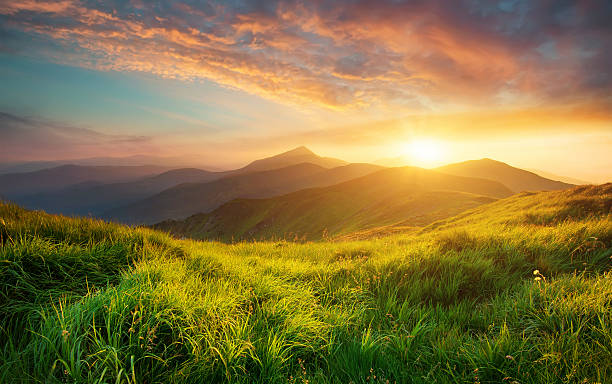
#> input picture XYW-Net/test_image.jpg, 612 x 384 px, given in place of test_image.png, which was not available
$ jupyter execute --allow-errors Edge_Detection_Benchmark.ipynb   (older library calls are emulated)   (text cells are left out)
#> lines starting #> are read from the running program, lines starting #| are printed output that depends on the picture; pictures that were not available may be replaced by others from this repository, and a replacement may not be noted
[cell 1]
import subprocess, sys
import torch
import torch
import time

# Test PyTorch GPU availability and minimal training

print(f"PyTorch version: {torch.__version__}")

#> (the rest of this cell did not finish here and is left out)

[cell 2]
# Install required packages
import subprocess
import sys

packages = [
    'opencv-python',
    'opencv-contrib-python',
    'numpy',
    'matplotlib',
    'scikit-image',
    'pillow',
    'scipy',
    'pandas',
    'seaborn',
]

for package in packages:
    try:
        __import__(package.replace('-', '_'))
        print(f"✓ {package} already installed")
    except ImportError:
        print(f"Installing {package}...")
        subprocess.check_call([sys.executable, "-m", "pip", "install", "-q", package])
        print(f"✓ {package} installed")

print("\n✓ All dependencies installed successfully!")

[cell 3]
# Import all necessary libraries
import cv2
import numpy as np
import matplotlib.pyplot as plt
import matplotlib.patches as mpatches
from matplotlib.gridspec import GridSpec
from skimage import io, color
from scipy import ndimage
from scipy.ndimage import gaussian_filter
import pandas as pd
import seaborn as sns
from collections import defaultdict
import warnings
import urllib.request
import os

warnings.filterwarnings('ignore')

# Configure matplotlib
plt.rcParams['figure.figsize'] = (20, 12)
plt.rcParams['font.size'] = 10
plt.rcParams['axes.labelsize'] = 9
plt.rcParams['xtick.labelsize'] = 8
plt.rcParams['ytick.labelsize'] = 8

print("✓ All imports successful!")

[cell 4]
def download_image():
    """Download Lena image or fallback to another standard image"""
    try:
        # Try downloading classic Lena image
        url = 'https://upload.wikimedia.org/wikipedia/en/7/7d/Lenna_%28test_image%29.png'
        img_path = 'test_image.png'

        print("Downloading test image...")
        urllib.request.urlretrieve(url, img_path)
#> (this line was passed over: the network is not available in this run)
        img = cv2.imread(img_path)
#> img is the input picture: shape (384, 612, 3); mean B, G, R 66.6, 117.5, 134.5

        if img is None:
            raise Exception("Failed to read downloaded image")

        print(f"✓ Image downloaded successfully: {img.shape}")
#| ✓ Image downloaded successfully: (384, 612, 3)
        return img
    except Exception as e:
        print(f"Warning: {e}. Using synthetic image instead...")
        # Create a high-quality synthetic image with various features
        size = 512
        img = np.zeros((size, size, 3), dtype=np.uint8)

        # Add geometric shapes with various textures
        cv2.rectangle(img, (50, 50), (200, 200), (255, 100, 0), 3)
        cv2.circle(img, (350, 100), 80, (0, 255, 0), 3)
        cv2.line(img, (100, 350), (450, 350), (0, 0, 255), 5)

        # Add text
        cv2.putText(img, 'EDGE TEST', (150, 450), cv2.FONT_HERSHEY_SIMPLEX, 1.5, (255, 255, 255), 2)

        # Add checkerboard pattern
        for i in range(0, 150, 20):
            for j in range(200, 350, 20):
                if (i // 20 + j // 20) % 2 == 0:
                    cv2.rectangle(img, (i, j), (i+20, j+20), (128, 128, 128), -1)

        print(f"✓ Synthetic image created: {img.shape}")
        return img

# Download and preprocess image
img_bgr = download_image()
img_rgb = cv2.cvtColor(img_bgr, cv2.COLOR_BGR2RGB)
img_gray = cv2.cvtColor(img_bgr, cv2.COLOR_BGR2GRAY)
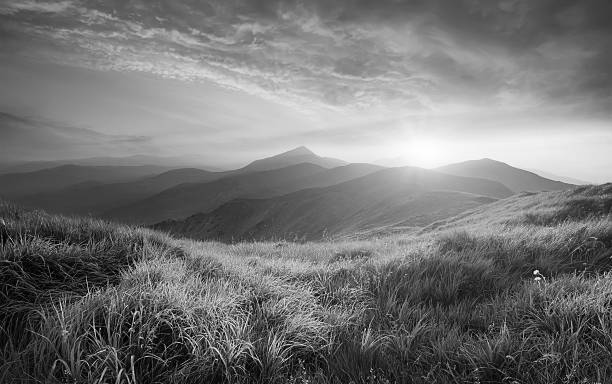
#> img_gray: shape (384, 612); min 0, max 254, mean 116.8

# Normalize to [0, 1] for processing
img_gray_normalized = img_gray.astype(np.float32) / 255.0

print(f"\nImage Statistics:")
print(f"  Shape: {img_gray.shape}")
#|   Shape: (384, 612)
print(f"  Dtype: {img_gray.dtype}")
#|   Dtype: uint8
print(f"  Range: [{img_gray.min()}, {img_gray.max()}]")
#|   Range: [0, 254]
print(f"  Mean: {img_gray.mean():.2f}, Std: {img_gray.std():.2f}")
#|   Mean: 116.77, Std: 57.20

# Display original image
fig, ax = plt.subplots(1, 1, figsize=(10, 10))
ax.imshow(img_rgb)
ax.set_title('Original Image', fontsize=14, fontweight='bold')
ax.axis('off')
plt.tight_layout()
plt.show()

print("✓ Image loaded and preprocessed successfully!")

[cell 5]
def canny_detector(img, threshold1=50, threshold2=150):
    """Canny edge detection"""
#> called with threshold1 = 50, threshold2 = 150
    return cv2.Canny(img, threshold1, threshold2)
#> returned value: shape (384, 612); 17.2% white in thin lines or dots

def sobel_detector(img, ksize=3):
    """Sobel edge detection (combined X and Y)"""
#> called with ksize = 3
    sobelx = cv2.Sobel(img, cv2.CV_64F, 1, 0, ksize=ksize)
    sobely = cv2.Sobel(img, cv2.CV_64F, 0, 1, ksize=ksize)
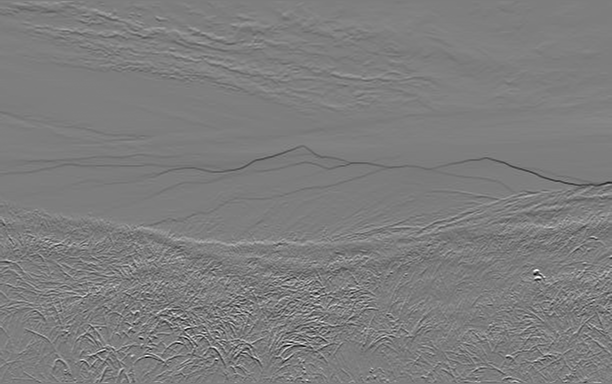
#> sobely: shape (384, 612) float64; min -753, max 771, mean -0.9; drawn with min black and max white
    magnitude = np.sqrt(sobelx**2 + sobely**2)
    return np.uint8(np.clip(magnitude, 0, 255))

def scharr_detector(img):
    """Scharr edge detection (combined X and Y)"""
    scharrx = cv2.Scharr(img, cv2.CV_64F, 1, 0)
    scharry = cv2.Scharr(img, cv2.CV_64F, 0, 1)
    magnitude = np.sqrt(scharrx**2 + scharry**2)
    return np.uint8(np.clip(magnitude, 0, 255))
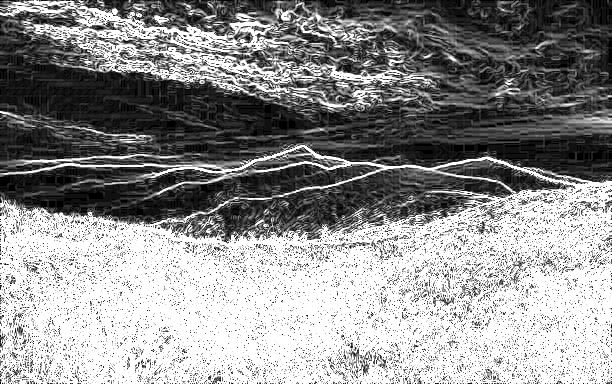
#> returned value: shape (384, 612); min 0, max 255, mean 143.8

def laplacian_detector(img, ksize=3):
    """Laplacian edge detection"""
#> called with ksize = 3
    laplacian = cv2.Laplacian(img, cv2.CV_64F, ksize=ksize)
    return np.uint8(np.clip(np.abs(laplacian), 0, 255))
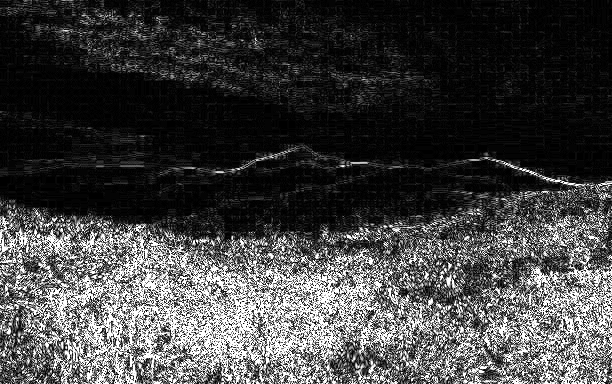
#> returned value: shape (384, 612); min 0, max 255, mean 66.1

def log_detector(img, sigma=1.5):
    """Laplacian of Gaussian (LoG) edge detection"""
#> called with sigma = 1.5
    # Apply Gaussian blur first
    blurred = cv2.GaussianBlur(img, (5, 5), sigma)
    # Apply Laplacian
    laplacian = cv2.Laplacian(blurred, cv2.CV_64F)
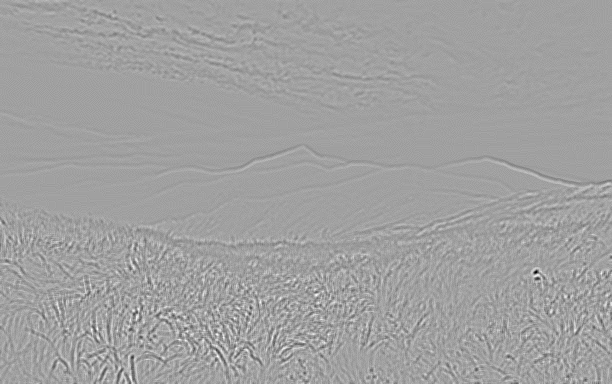
#> laplacian: shape (384, 612) float64; min -65, max 38, mean 0; drawn with min black and max white
    return np.uint8(np.clip(np.abs(laplacian), 0, 255))

def dog_detector(img, sigma1=1.0, sigma2=2.0):
    """Difference of Gaussians (DoG) edge detection"""
#> called with sigma1 = 1, sigma2 = 2
    blur1 = cv2.GaussianBlur(img, (5, 5), sigma1)
    blur2 = cv2.GaussianBlur(img, (5, 5), sigma2)
    dog = np.abs(blur1.astype(np.float32) - blur2.astype(np.float32))
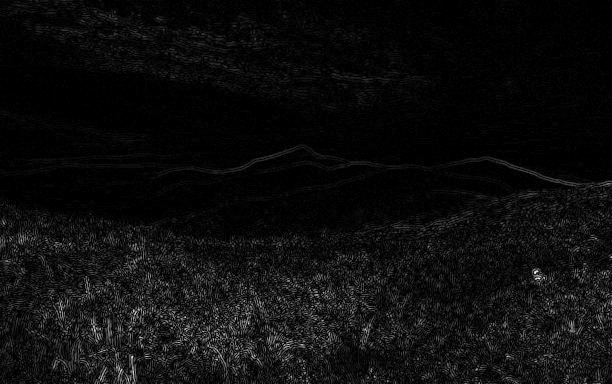
#> dog: shape (384, 612) float32; min 0, max 37, mean 2; drawn with min black and max white
    return np.uint8(np.clip(dog, 0, 255))

def gabor_detector(img):
    """Multi-orientation Gabor filter bank (0°, 30°, 60°, 90°, 120°, 150°)"""
    angles = np.array([0, 30, 60, 90, 120, 150])
    responses = []

    for angle in angles:
        # Convert angle to radians
        theta = np.radians(angle)

        # Create Gabor kernel
        kernel = cv2.getGaborKernel((21, 21), 3, theta, 10, 0.5, 0)
        kernel /= kernel.sum() if kernel.sum() != 0 else 1

        # Apply filter
        response = cv2.filter2D(img, cv2.CV_32F, kernel)
        responses.append(np.abs(response))
#> this loop made 6 passes
#> pass 1, in gabor_detector, `response = cv2.filter2D(img, cv2.CV_32F, kernel)`:
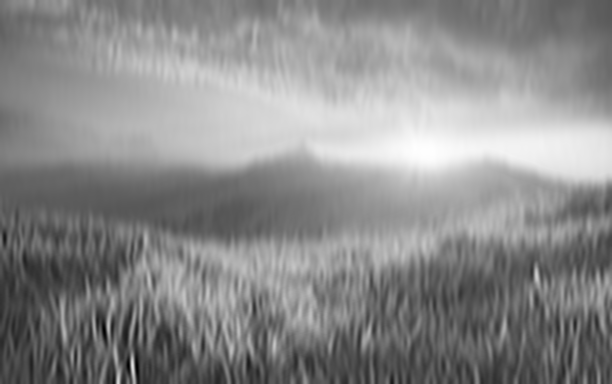
#> response: shape (384, 612) float32; min -46.11, max 253.7, mean 116.8; drawn with min black and max white
#> after the loop:
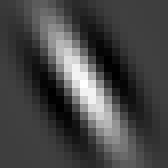
#> kernel: shape (21, 21) float64 (shown 8 times larger); min -0.0173, max 0.0529, mean 0.00227; drawn with min black and max white
#> after the loop, responses = 6 items

    # Combine responses using maximum
    gabor_response = np.max(np.array(responses), axis=0)
    return np.uint8(np.clip(gabor_response, 0, 255))
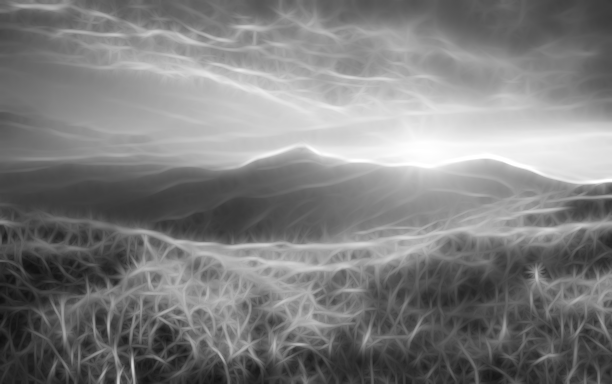
#> returned value: shape (384, 612); min 11, max 255, mean 126.1

print("✓ Classical detector functions defined")

[cell 6]
# Apply all classical detectors
print("Applying classical edge detectors...\n")

classical_edges = {}

print("  Applying Canny...")
classical_edges['Canny'] = canny_detector(img_gray, threshold1=50, threshold2=150)

print("  Applying Sobel...")
classical_edges['Sobel'] = sobel_detector(img_gray, ksize=3)

print("  Applying Scharr...")
classical_edges['Scharr'] = scharr_detector(img_gray)

print("  Applying Laplacian...")
classical_edges['Laplacian'] = laplacian_detector(img_gray, ksize=3)

print("  Applying LoG (Laplacian of Gaussian)...")
classical_edges['LoG'] = log_detector(img_gray, sigma=1.5)

print("  Applying DoG (Difference of Gaussians)...")
classical_edges['DoG'] = dog_detector(img_gray, sigma1=1.0, sigma2=2.0)

print("  Applying Gabor filters (6 orientations)...")
classical_edges['Gabor'] = gabor_detector(img_gray)

print("\n✓ All classical detectors applied successfully!")
print(f"\nClassical detectors computed: {list(classical_edges.keys())}")
#| Classical detectors computed: ['Canny', 'Sobel', 'Scharr', 'Laplacian', 'LoG', 'DoG', 'Gabor']

[cell 7]
def hed_detector(img):
    """HED (Holistically-Nested Edge Detection) using OpenCV DNN"""
    try:
        # Model file paths
        proto = "https://raw.githubusercontent.com/s9xie/hed/master/prototxt/deploy.prototxt"
        model = "http://vcg.github.io/publications/2015/holistically-nested-edge-detection/hed_pretrained_bsds.caffemodel"

        print("    Downloading HED model files...")

        # Create temp directory for models
        os.makedirs('/tmp/hed_model', exist_ok=True)

        proto_path = '/tmp/hed_model/deploy.prototxt'
        model_path = '/tmp/hed_model/hed_pretrained_bsds.caffemodel'

        # Download if not exists
        if not os.path.exists(proto_path):
            print("    Downloading prototxt...")
            urllib.request.urlretrieve(proto, proto_path)
#> (this line was passed over: the network is not available in this run)

        if not os.path.exists(model_path):
            print("    Downloading caffemodel (this may take a moment)...")
            urllib.request.urlretrieve(model, model_path)
#> (this line was passed over: the network is not available in this run)

        # Load network
        net = cv2.dnn.readNetFromCaffe(proto_path, model_path)

        # Prepare input
        h, w = img.shape
        blob = cv2.dnn.blobFromImage(img, scalefactor=1.0, size=(w, h),
                                      mean=(104.00698793, 116.66876762, 122.67891434),
                                      swapRB=False, crop=False)

        # Forward pass
        net.setInput(blob)
        output = net.forward()

        # Process output
        output = output.squeeze()
        output = cv2.resize(output, (w, h))
        output = (output * 255).astype(np.uint8)

        return output
    except Exception as e:
        print(f"    HED unavailable ({str(e)[:50]}...), using Canny as fallback")
        return canny_detector(img, threshold1=30, threshold2=100)

# [63 lines left out: functions rcf_detector, dexined_simulator, xyw_net_simulator, not called in this run]

print("✓ Deep learning detector functions defined")

[cell 8]
# Apply all deep learning detectors
print("Applying deep learning edge detectors...\n")

dl_edges = {}

print("  Applying HED (Holistically-Nested Edge Detection)...")
#> (the rest of this cell did not finish here and is left out)

[cell 9]
# Generate pseudo-ground truth using aggressive Canny
print("Generating pseudo-ground truth...\n")

# Use low thresholds for aggressive edge detection
pseudo_gt = cv2.Canny(img_gray, threshold1=20, threshold2=80)
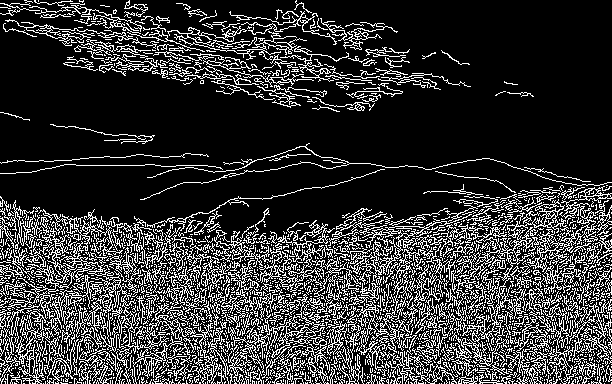
#> pseudo_gt: shape (384, 612); 21% white in thin lines or dots

# Convert to binary format (0 and 255)
pseudo_gt_binary = np.where(pseudo_gt > 0, 255, 0).astype(np.uint8)

print(f"Pseudo-ground truth shape: {pseudo_gt_binary.shape}")
#| Pseudo-ground truth shape: (384, 612)
print(f"Edge pixels: {np.count_nonzero(pseudo_gt_binary)} / {pseudo_gt_binary.size}")
#| Edge pixels: 49279 / 235008
#> (the rest of the program and of its run is left out)
